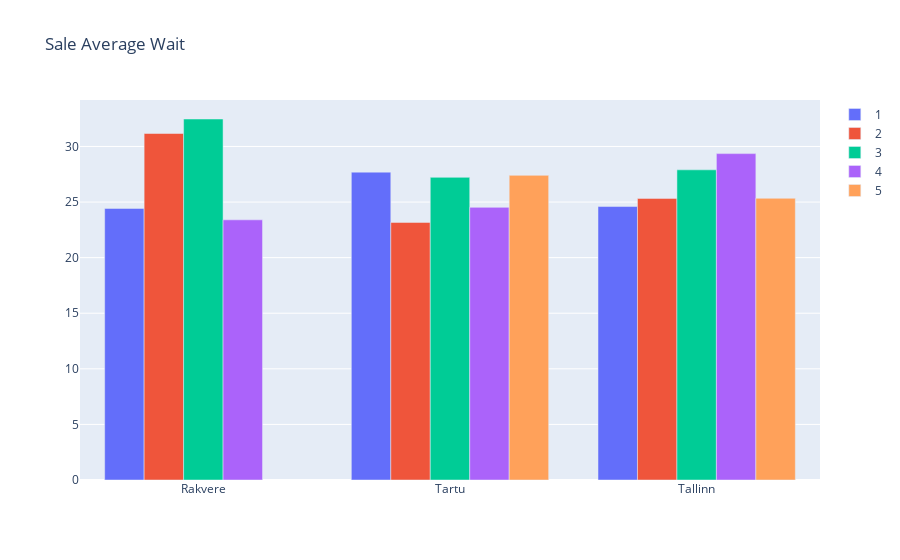

Write notebook code for a chart like this one.
### Code cell
pyo.iplot(sale_plt)

### Figure 1 — Plotly figure (JSON) as saved in the notebook; plotly's stock layout.template omitted (floating-point values rounded to 4 significant figures)
{"data": [{"name": "1", "type": "bar", "x": ["Rakvere", "Tartu", "Tallinn"], "y": [24.43, 27.69, 24.6]}, {"name": "2", "type": "bar", "x": ["Rakvere", "Tartu", "Tallinn"], "y": [31.17, 23.17, 25.33]}, {"name": "3", "type": "bar", "x": ["Rakvere", "Tartu", "Tallinn"], "y": [32.47, 27.22, 27.9]}, {"name": "4", "type": "bar", "x": ["Rakvere", "Tallinn", "Tartu"], "y": [23.4, 29.36, 24.52]}, {"name": "5", "type": "bar", "x": ["Tartu", "Tallinn"], "y": [27.4, 25.34]}], "layout": {"title": {"text": "Sale Average Wait"}}}
